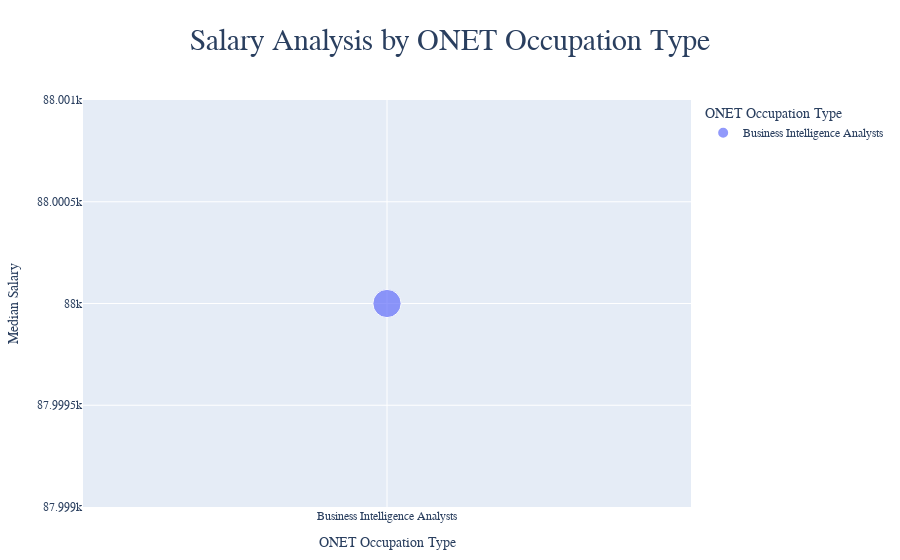

The cell this chart's notebook holds for it:
### Markdown cell above
# Salary Analysis by ONET Occupation Type (Bubble Chart)
- Analyze how salaries differ across ONET occupation types.
- **Aggregate Data**
  - Compute **median salary** for each occupation in the **ONET taxonomy**.
- **Visualize results**
  - Create a **bubble chart** where:
    - **X-axis** = `ONET_NAME`
    - **Y-axis** = `Median Salary`
    - **Size** = Number of job postings
  - Apply custom colors and font styles.
- **Explanation:** Write two sentences about what the graph reveals.

### Code cell
# Your code for 7th question here
# Aggregate Data
df_aggregated = df.groupBy("ONET_NAME").agg(
    F.expr("percentile_approx(SALARY_FROM, 0.5)").alias("Median_Salary"),
    F.count("ID").alias("Job_Postings"))
df_aggregated_pd = df_aggregated.toPandas()

# Visualize results
fig = px.scatter(df_aggregated_pd, x="ONET_NAME", y="Median_Salary",
                 size="Job_Postings", color="ONET_NAME", title="Salary Analysis by ONET Occupation Type",
                 labels={'ONET_NAME': 'ONET Occupation Type', 'Median_Salary': 'Median Salary'},
                 color_continuous_scale="Viridis")

fig.update_layout(font_family="Arial", showlegend=True, title_font_size=30, title_x=0.5, 
                  xaxis_title="ONET Occupation Type", yaxis_title="Median Salary",
                  margin=dict(l=50, r=50, t=100, b=50))
fig.show()

fig.write_image("output/Q7.svg", width=1080, height=540, scale=2)

### Figure 1 — Plotly figure (JSON) as saved in the notebook; plotly's stock layout.template omitted (floating-point values rounded to 4 significant figures)
{"data": [{"hovertemplate": "ONET Occupation Type=%{x}<br>Median Salary=%{y}<br>Job_Postings=%{marker.size}<extra></extra>", "legendgroup": "Business Intelligence Analysts", "marker": {"color": "#636efa", "size": [32398], "sizemode": "area", "sizeref": 81.0, "symbol": "circle"}, "mode": "markers", "name": "Business Intelligence Analysts", "orientation": "v", "showlegend": true, "type": "scatter", "x": ["Business Intelligence Analysts"], "xaxis": "x", "y": [88000], "yaxis": "y"}], "layout": {"font": {"family": "Arial"}, "legend": {"itemsizing": "constant", "title": {"text": "ONET Occupation Type"}, "tracegroupgap": 0}, "margin": {"b": 50, "l": 50, "r": 50, "t": 100}, "showlegend": true, "title": {"font": {"size": 30}, "text": "Salary Analysis by ONET Occupation Type", "x": 0.5}, "xaxis": {"anchor": "y", "categoryarray": ["Business Intelligence Analysts"], "categoryorder": "array", "domain": [0, 1], "title": {"text": "ONET Occupation Type"}}, "yaxis": {"anchor": "x", "domain": [0, 1], "title": {"text": "Median Salary"}}}}
